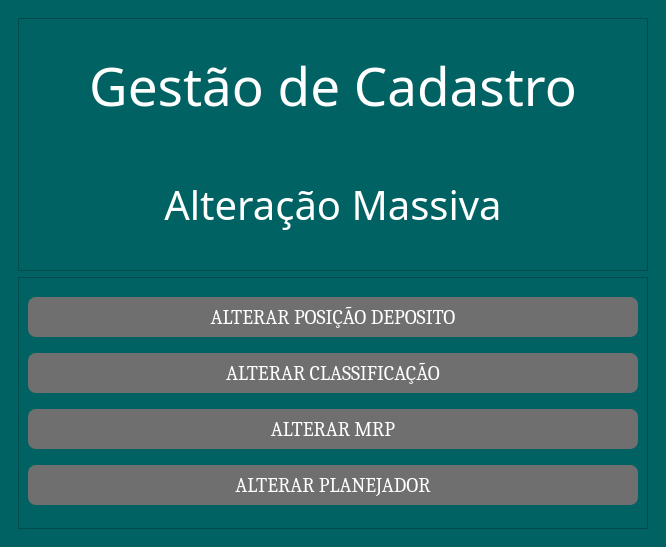
<?xml version="1.0" encoding="UTF-8"?>
<ui version="4.0">
 <class>MainWindow</class>
 <widget class="QMainWindow" name="MainWindow">
  <property name="geometry">
   <rect>
    <x>0</x>
    <y>0</y>
    <width>666</width>
    <height>547</height>
   </rect>
  </property>
  <property name="windowTitle">
   <string>MainWindow</string>
  </property>
  <property name="styleSheet">
   <string notr="true">background-color: rgb(0, 98, 98);
border-color: rgb(194, 194, 194);
</string>
  </property>
  <widget class="QWidget" name="centralwidget">
   <layout class="QVBoxLayout" name="verticalLayout_9">
    <item>
     <widget class="QStackedWidget" name="Pages">
      <property name="styleSheet">
       <string notr="true">QPushButton:hover{
	background-color:rgb(209, 209, 209);
}

QPushButton{
	background-color:rgb(111, 111, 111);
	color: rgb(255, 255, 255);
	border-color: rgb(0, 98, 98);
	border-radius: 8px
}
</string>
      </property>
      <property name="currentIndex">
       <number>0</number>
      </property>
      <widget class="QWidget" name="pd_home">
       <layout class="QVBoxLayout" name="verticalLayout_6">
        <item>
         <widget class="QFrame" name="frame_4">
          <property name="whatsThis">
           <string>&lt;html&gt;&lt;head/&gt;&lt;body&gt;&lt;p&gt;&lt;br/&gt;&lt;/p&gt;&lt;/body&gt;&lt;/html&gt;</string>
          </property>
          <property name="styleSheet">
           <string notr="true">QLabel{
	
	color: rgb(255, 255, 255);

}</string>
          </property>
          <property name="frameShape">
           <enum>QFrame::StyledPanel</enum>
          </property>
          <property name="frameShadow">
           <enum>QFrame::Raised</enum>
          </property>
          <layout class="QVBoxLayout" name="verticalLayout_7">
           <item>
            <widget class="QLabel" name="lb_home_gc">
             <property name="font">
              <font>
               <family>Stencil</family>
               <pointsize>40</pointsize>
              </font>
             </property>
             <property name="layoutDirection">
              <enum>Qt::LeftToRight</enum>
             </property>
             <property name="text">
              <string>Gestão de Cadastro</string>
             </property>
             <property name="alignment">
              <set>Qt::AlignCenter</set>
             </property>
            </widget>
           </item>
           <item>
            <widget class="QLabel" name="lb_home_alt">
             <property name="font">
              <font>
               <family>Stencil</family>
               <pointsize>30</pointsize>
              </font>
             </property>
             <property name="text">
              <string>Alteração Massiva</string>
             </property>
             <property name="alignment">
              <set>Qt::AlignCenter</set>
             </property>
            </widget>
           </item>
          </layout>
         </widget>
        </item>
        <item>
         <widget class="QFrame" name="frame_5">
          <property name="frameShape">
           <enum>QFrame::StyledPanel</enum>
          </property>
          <property name="frameShadow">
           <enum>QFrame::Raised</enum>
          </property>
          <layout class="QVBoxLayout" name="verticalLayout_8">
           <item>
            <widget class="QPushButton" name="btn_home_altdp">
             <property name="minimumSize">
              <size>
               <width>0</width>
               <height>40</height>
              </size>
             </property>
             <property name="font">
              <font>
               <family>Cambria</family>
               <pointsize>15</pointsize>
              </font>
             </property>
             <property name="text">
              <string>ALTERAR POSIÇÃO DEPOSITO</string>
             </property>
            </widget>
           </item>
           <item>
            <widget class="QPushButton" name="btn_home_altdp_3">
             <property name="minimumSize">
              <size>
               <width>0</width>
               <height>40</height>
              </size>
             </property>
             <property name="font">
              <font>
               <family>Cambria</family>
               <pointsize>15</pointsize>
              </font>
             </property>
             <property name="text">
              <string>ALTERAR CLASSIFICAÇÃO</string>
             </property>
            </widget>
           </item>
           <item>
            <widget class="QPushButton" name="btn_home_altdp_4">
             <property name="minimumSize">
              <size>
               <width>0</width>
               <height>40</height>
              </size>
             </property>
             <property name="font">
              <font>
               <family>Cambria</family>
               <pointsize>15</pointsize>
              </font>
             </property>
             <property name="text">
              <string>ALTERAR MRP</string>
             </property>
            </widget>
           </item>
           <item>
            <widget class="QPushButton" name="btn_home_altdp_2">
             <property name="minimumSize">
              <size>
               <width>0</width>
               <height>40</height>
              </size>
             </property>
             <property name="font">
              <font>
               <family>Cambria</family>
               <pointsize>15</pointsize>
              </font>
             </property>
             <property name="text">
              <string>ALTERAR PLANEJADOR</string>
             </property>
            </widget>
           </item>
          </layout>
         </widget>
        </item>
       </layout>
      </widget>
      <widget class="QWidget" name="pg_alt_dep">
       <layout class="QVBoxLayout" name="verticalLayout_3">
        <item>
         <widget class="QFrame" name="frame">
          <property name="minimumSize">
           <size>
            <width>630</width>
            <height>200</height>
           </size>
          </property>
          <property name="maximumSize">
           <size>
            <width>16777215</width>
            <height>16777215</height>
           </size>
          </property>
          <property name="styleSheet">
           <string notr="true">QFrame#frame{
	border: 1px solid rgb(255, 255, 255);
}</string>
          </property>
          <property name="frameShape">
           <enum>QFrame::StyledPanel</enum>
          </property>
          <property name="frameShadow">
           <enum>QFrame::Raised</enum>
          </property>
          <layout class="QHBoxLayout" name="horizontalLayout_2">
           <item>
            <widget class="QFrame" name="frame_2">
             <property name="minimumSize">
              <size>
               <width>0</width>
               <height>0</height>
              </size>
             </property>
             <property name="maximumSize">
              <size>
               <width>16777215</width>
               <height>16777215</height>
              </size>
             </property>
             <property name="styleSheet">
              <string notr="true">QLineEdit{
	
	background-color: rgb(255, 255, 255);
	border-color:rgb(0, 0, 108);
	border-radius: 10px;
	font: 75 10pt &quot;Cambria&quot;;
	color: rgb(0, 0, 0);
	border: 2px solid rgb(170, 255, 255);
}

QFrame{
	border: 1px solid rgb(255, 255, 255);
}

</string>
             </property>
             <property name="frameShape">
              <enum>QFrame::StyledPanel</enum>
             </property>
             <property name="frameShadow">
              <enum>QFrame::Raised</enum>
             </property>
             <layout class="QVBoxLayout" name="verticalLayout">
              <item>
               <widget class="QLineEdit" name="txt_altdpe_sku">
                <property name="minimumSize">
                 <size>
                  <width>0</width>
                  <height>30</height>
                 </size>
                </property>
                <property name="font">
                 <font>
                  <family>Cambria</family>
                  <pointsize>10</pointsize>
                  <weight>9</weight>
                  <italic>false</italic>
                  <bold>false</bold>
                 </font>
                </property>
                <property name="styleSheet">
                 <string notr="true"/>
                </property>
                <property name="alignment">
                 <set>Qt::AlignCenter</set>
                </property>
                <property name="placeholderText">
                 <string>SKU</string>
                </property>
               </widget>
              </item>
              <item>
               <widget class="QLineEdit" name="txt_altdpe_centro">
                <property name="minimumSize">
                 <size>
                  <width>0</width>
                  <height>30</height>
                 </size>
                </property>
                <property name="font">
                 <font>
                  <family>Cambria</family>
                  <pointsize>10</pointsize>
                  <weight>9</weight>
                  <italic>false</italic>
                  <bold>false</bold>
                 </font>
                </property>
                <property name="styleSheet">
                 <string notr="true"/>
                </property>
                <property name="alignment">
                 <set>Qt::AlignCenter</set>
                </property>
                <property name="placeholderText">
                 <string>CENTRO</string>
                </property>
               </widget>
              </item>
              <item>
               <widget class="QLineEdit" name="txt_altdpe_deposito">
                <property name="minimumSize">
                 <size>
                  <width>0</width>
                  <height>30</height>
                 </size>
                </property>
                <property name="styleSheet">
                 <string notr="true"/>
                </property>
                <property name="alignment">
                 <set>Qt::AlignCenter</set>
                </property>
                <property name="placeholderText">
                 <string>DEPÓSITO</string>
                </property>
               </widget>
              </item>
              <item>
               <widget class="QLineEdit" name="txt_altdpe_local">
                <property name="minimumSize">
                 <size>
                  <width>0</width>
                  <height>30</height>
                 </size>
                </property>
                <property name="font">
                 <font>
                  <family>Cambria</family>
                  <pointsize>10</pointsize>
                  <weight>9</weight>
                  <italic>false</italic>
                  <bold>false</bold>
                 </font>
                </property>
                <property name="styleSheet">
                 <string notr="true"/>
                </property>
                <property name="alignment">
                 <set>Qt::AlignCenter</set>
                </property>
                <property name="placeholderText">
                 <string>NOVA LOCALIZAÇÃO</string>
                </property>
               </widget>
              </item>
             </layout>
            </widget>
           </item>
           <item>
            <widget class="QFrame" name="frame_7">
             <property name="styleSheet">
              <string notr="true">QFrame#frame_7{
	border: 1px solid rgb(255, 255, 255);
}
QFrame#frame_10{
	border: 1px solid rgb(255, 255, 255);
}


</string>
             </property>
             <property name="frameShape">
              <enum>QFrame::StyledPanel</enum>
             </property>
             <property name="frameShadow">
              <enum>QFrame::Raised</enum>
             </property>
             <layout class="QHBoxLayout" name="horizontalLayout_3">
              <item>
               <widget class="QFrame" name="frame_3">
                <property name="minimumSize">
                 <size>
                  <width>0</width>
                  <height>0</height>
                 </size>
                </property>
                <property name="maximumSize">
                 <size>
                  <width>16777215</width>
                  <height>16777215</height>
                 </size>
                </property>
                <property name="styleSheet">
                 <string notr="true">QLineEdit{
	
	background-color: rgb(255, 255, 255);
	border-color:rgb(0, 0, 108);
	border-radius: 10px;
	font: 75 10pt &quot;Cambria&quot;;
	color: rgb(0, 0, 0);
	border: 2px solid rgb(170, 255, 255);
}

QPushButton:hover#btn_altdpe_alterar{
	background-color:rgb(0, 130, 0);
}

QPushButton#btn_altdpe_alterar{
	background-color: rgb(0, 195, 0);
	color: rgb(255, 255, 255);
	border-color: rgb(0, 98, 98);
	border-radius: 10px
}

QPushButton:hover#btn_altdpe_lista{
	background-color:rgb(127, 127, 63);
}
QPushButton#btn_altdpe_lista{
	background-color:rgb(166, 166, 82);
	color: rgb(255, 255, 255);
	border-color: rgb(0, 98, 98);
	border-radius: 10px
}


</string>
                </property>
                <property name="frameShape">
                 <enum>QFrame::StyledPanel</enum>
                </property>
                <property name="frameShadow">
                 <enum>QFrame::Raised</enum>
                </property>
                <layout class="QVBoxLayout" name="verticalLayout_5">
                 <item alignment="Qt::AlignHCenter">
                  <widget class="QPushButton" name="btn_altdpe_alterar">
                   <property name="minimumSize">
                    <size>
                     <width>142</width>
                     <height>40</height>
                    </size>
                   </property>
                   <property name="maximumSize">
                    <size>
                     <width>142</width>
                     <height>40</height>
                    </size>
                   </property>
                   <property name="font">
                    <font>
                     <family>Calibri</family>
                     <pointsize>11</pointsize>
                     <weight>75</weight>
                     <bold>true</bold>
                    </font>
                   </property>
                   <property name="styleSheet">
                    <string notr="true"/>
                   </property>
                   <property name="text">
                    <string>ALTERAR SAP</string>
                   </property>
                  </widget>
                 </item>
                 <item alignment="Qt::AlignHCenter">
                  <widget class="QPushButton" name="btn_altdpe_lista">
                   <property name="minimumSize">
                    <size>
                     <width>142</width>
                     <height>40</height>
                    </size>
                   </property>
                   <property name="maximumSize">
                    <size>
                     <width>142</width>
                     <height>40</height>
                    </size>
                   </property>
                   <property name="font">
                    <font>
                     <family>Calibri</family>
                     <pointsize>11</pointsize>
                     <weight>75</weight>
                     <italic>false</italic>
                     <bold>true</bold>
                    </font>
                   </property>
                   <property name="styleSheet">
                    <string notr="true"/>
                   </property>
                   <property name="text">
                    <string>INCLUIR ITEM LISTA</string>
                   </property>
                  </widget>
                 </item>
                 <item>
                  <widget class="QLineEdit" name="txt_altdpe_se">
                   <property name="minimumSize">
                    <size>
                     <width>0</width>
                     <height>30</height>
                    </size>
                   </property>
                   <property name="font">
                    <font>
                     <family>Cambria</family>
                     <pointsize>10</pointsize>
                     <weight>9</weight>
                     <italic>false</italic>
                     <bold>false</bold>
                    </font>
                   </property>
                   <property name="styleSheet">
                    <string notr="true"/>
                   </property>
                   <property name="alignment">
                    <set>Qt::AlignCenter</set>
                   </property>
                   <property name="placeholderText">
                    <string>N° SE</string>
                   </property>
                  </widget>
                 </item>
                 <item alignment="Qt::AlignHCenter">
                  <widget class="QCheckBox" name="check_altdpe_alterar">
                   <property name="minimumSize">
                    <size>
                     <width>14</width>
                     <height>0</height>
                    </size>
                   </property>
                   <property name="maximumSize">
                    <size>
                     <width>16777215</width>
                     <height>16777215</height>
                    </size>
                   </property>
                   <property name="font">
                    <font>
                     <family>Cambria</family>
                     <pointsize>12</pointsize>
                     <weight>75</weight>
                     <bold>true</bold>
                    </font>
                   </property>
                   <property name="styleSheet">
                    <string notr="true">
color: rgb(255, 255, 255);
</string>
                   </property>
                   <property name="text">
                    <string>ALTERAÇÃO MASSA</string>
                   </property>
                  </widget>
                 </item>
                </layout>
               </widget>
              </item>
              <item>
               <widget class="QFrame" name="frame_10">
                <property name="minimumSize">
                 <size>
                  <width>0</width>
                  <height>0</height>
                 </size>
                </property>
                <property name="maximumSize">
                 <size>
                  <width>16777215</width>
                  <height>16777215</height>
                 </size>
                </property>
                <property name="styleSheet">
                 <string notr="true">
QPushButton#btn_altdpe_excluir_linha{
	background-color: rgb(255, 85, 0);
	color: rgb(255, 255, 255);
	border-color: rgb(0, 98, 98);
	border-radius: 5px

}

QPushButton:hover#btn_altdpe_excluir_linha{
	background-color:rgb(173, 57, 0);
}

QPushButton#btn_altdpe_limpar_list{
	background-color: rgb(255, 0, 0);
	color: rgb(255, 255, 255);
	border-color: rgb(0, 98, 98);
	border-radius: 5px
}

QPushButton:hover#btn_altdpe_limpar_list{
	background-color:rgb(144, 0, 0);
}


QPushButton:hover#btn_altdpe_exp_excel{
	background-color:rgb(0, 0, 127);
}

QPushButton#btn_altdpe_exp_excel{
	background-color:rgb(0, 0, 255);
	color: rgb(255, 255, 255);
	border-color: rgb(0, 98, 98);
	border-radius: 5px
}

QPushButton:hover#btn_altdpe_imp_excel{
	background-color:rgb(0, 0, 127);
}

QPushButton#btn_altdpe_imp_excel{
	background-color:rgb(0, 0, 255);
	color: rgb(255, 255, 255);
	border-color: rgb(0, 98, 98);
	border-radius: 5px
}</string>
                </property>
                <property name="frameShape">
                 <enum>QFrame::StyledPanel</enum>
                </property>
                <property name="frameShadow">
                 <enum>QFrame::Raised</enum>
                </property>
                <layout class="QVBoxLayout" name="verticalLayout_4">
                 <item alignment="Qt::AlignHCenter">
                  <widget class="QPushButton" name="btn_altdpe_limpar_list">
                   <property name="minimumSize">
                    <size>
                     <width>140</width>
                     <height>30</height>
                    </size>
                   </property>
                   <property name="maximumSize">
                    <size>
                     <width>140</width>
                     <height>30</height>
                    </size>
                   </property>
                   <property name="font">
                    <font>
                     <family>Calibri</family>
                     <pointsize>11</pointsize>
                     <weight>75</weight>
                     <italic>false</italic>
                     <bold>true</bold>
                    </font>
                   </property>
                   <property name="styleSheet">
                    <string notr="true"/>
                   </property>
                   <property name="text">
                    <string>LIMPAR LISTA</string>
                   </property>
                  </widget>
                 </item>
                 <item alignment="Qt::AlignHCenter">
                  <widget class="QPushButton" name="btn_altdpe_excluir_linha">
                   <property name="minimumSize">
                    <size>
                     <width>140</width>
                     <height>30</height>
                    </size>
                   </property>
                   <property name="maximumSize">
                    <size>
                     <width>140</width>
                     <height>30</height>
                    </size>
                   </property>
                   <property name="font">
                    <font>
                     <family>Calibri</family>
                     <pointsize>11</pointsize>
                     <weight>75</weight>
                     <italic>false</italic>
                     <bold>true</bold>
                    </font>
                   </property>
                   <property name="styleSheet">
                    <string notr="true"/>
                   </property>
                   <property name="text">
                    <string>EXCLUIR LINHA</string>
                   </property>
                  </widget>
                 </item>
                 <item alignment="Qt::AlignHCenter">
                  <widget class="QPushButton" name="btn_altdpe_imp_excel">
                   <property name="minimumSize">
                    <size>
                     <width>140</width>
                     <height>30</height>
                    </size>
                   </property>
                   <property name="maximumSize">
                    <size>
                     <width>140</width>
                     <height>30</height>
                    </size>
                   </property>
                   <property name="font">
                    <font>
                     <family>Calibri</family>
                     <pointsize>11</pointsize>
                     <weight>75</weight>
                     <italic>false</italic>
                     <bold>true</bold>
                    </font>
                   </property>
                   <property name="toolTip">
                    <string>&lt;html&gt;&lt;head/&gt;&lt;body&gt;&lt;p&gt;&lt;span style=&quot; font-weight:400;&quot;&gt;Utilizar está opção para carregar uma lista em excel.&lt;/span&gt;&lt;/p&gt;&lt;/body&gt;&lt;/html&gt;</string>
                   </property>
                   <property name="whatsThis">
                    <string>&lt;html&gt;&lt;head/&gt;&lt;body&gt;&lt;p&gt;&lt;br/&gt;&lt;/p&gt;&lt;/body&gt;&lt;/html&gt;</string>
                   </property>
                   <property name="layoutDirection">
                    <enum>Qt::LeftToRight</enum>
                   </property>
                   <property name="styleSheet">
                    <string notr="true"/>
                   </property>
                   <property name="text">
                    <string>IMPORTAR EXCEL</string>
                   </property>
                  </widget>
                 </item>
                 <item alignment="Qt::AlignHCenter">
                  <widget class="QPushButton" name="btn_altdpe_exp_excel">
                   <property name="minimumSize">
                    <size>
                     <width>140</width>
                     <height>30</height>
                    </size>
                   </property>
                   <property name="maximumSize">
                    <size>
                     <width>140</width>
                     <height>30</height>
                    </size>
                   </property>
                   <property name="font">
                    <font>
                     <family>Calibri</family>
                     <pointsize>11</pointsize>
                     <weight>75</weight>
                     <italic>false</italic>
                     <bold>true</bold>
                    </font>
                   </property>
                   <property name="toolTip">
                    <string>&lt;html&gt;&lt;head/&gt;&lt;body&gt;&lt;p&gt;&lt;span style=&quot; font-weight:400;&quot;&gt;Utilizar está opção para gerar um arquivo em excel das alterações realizadas.&lt;/span&gt;&lt;/p&gt;&lt;/body&gt;&lt;/html&gt;</string>
                   </property>
                   <property name="layoutDirection">
                    <enum>Qt::LeftToRight</enum>
                   </property>
                   <property name="styleSheet">
                    <string notr="true"/>
                   </property>
                   <property name="text">
                    <string>EXPORTAR EXCEL</string>
                   </property>
                  </widget>
                 </item>
                </layout>
               </widget>
              </item>
             </layout>
            </widget>
           </item>
          </layout>
         </widget>
        </item>
        <item>
         <widget class="QFrame" name="frame_6">
          <property name="minimumSize">
           <size>
            <width>630</width>
            <height>305</height>
           </size>
          </property>
          <property name="styleSheet">
           <string notr="true">QFrame#frame_6{
	border: 1px solid rgb(255, 255, 255);
}
</string>
          </property>
          <property name="frameShape">
           <enum>QFrame::StyledPanel</enum>
          </property>
          <property name="frameShadow">
           <enum>QFrame::Raised</enum>
          </property>
          <layout class="QVBoxLayout" name="verticalLayout_2">
           <item alignment="Qt::AlignHCenter">
            <widget class="QLabel" name="label_altdpe">
             <property name="font">
              <font>
               <family>Cambria</family>
               <pointsize>14</pointsize>
               <weight>75</weight>
               <italic>false</italic>
               <bold>true</bold>
              </font>
             </property>
             <property name="layoutDirection">
              <enum>Qt::RightToLeft</enum>
             </property>
             <property name="styleSheet">
              <string notr="true">color: rgb(255, 255, 255);

</string>
             </property>
             <property name="text">
              <string>Lista para Alteração em Massa</string>
             </property>
             <property name="alignment">
              <set>Qt::AlignLeading|Qt::AlignLeft|Qt::AlignVCenter</set>
             </property>
            </widget>
           </item>
           <item>
            <widget class="QTableWidget" name="tb_alt_massa_altdpe">
             <property name="font">
              <font>
               <family>Cambria</family>
               <pointsize>11</pointsize>
               <weight>75</weight>
               <bold>true</bold>
               <stylestrategy>PreferDefault</stylestrategy>
              </font>
             </property>
             <property name="layoutDirection">
              <enum>Qt::LeftToRight</enum>
             </property>
             <property name="autoFillBackground">
              <bool>false</bool>
             </property>
             <property name="styleSheet">
              <string notr="true">QHeaderView::section{
	background-color:rgb(0, 76, 76);
	color: rgb(255, 255, 255);
	font: 75 11pt &quot;Cambria&quot;;
}


QTableWidget{
	
	background-color: rgb(221, 221, 221);
}
</string>
             </property>
             <property name="verticalScrollBarPolicy">
              <enum>Qt::ScrollBarAsNeeded</enum>
             </property>
             <property name="horizontalScrollBarPolicy">
              <enum>Qt::ScrollBarAsNeeded</enum>
             </property>
             <property name="sizeAdjustPolicy">
              <enum>QAbstractScrollArea::AdjustIgnored</enum>
             </property>
             <property name="autoScroll">
              <bool>true</bool>
             </property>
             <property name="autoScrollMargin">
              <number>21</number>
             </property>
             <property name="alternatingRowColors">
              <bool>false</bool>
             </property>
             <property name="selectionMode">
              <enum>QAbstractItemView::ExtendedSelection</enum>
             </property>
             <property name="gridStyle">
              <enum>Qt::SolidLine</enum>
             </property>
             <property name="sortingEnabled">
              <bool>false</bool>
             </property>
             <property name="rowCount">
              <number>0</number>
             </property>
             <attribute name="horizontalHeaderVisible">
              <bool>false</bool>
             </attribute>
             <attribute name="horizontalHeaderCascadingSectionResizes">
              <bool>false</bool>
             </attribute>
             <attribute name="horizontalHeaderDefaultSectionSize">
              <number>150</number>
             </attribute>
             <attribute name="horizontalHeaderHighlightSections">
              <bool>true</bool>
             </attribute>
             <attribute name="horizontalHeaderShowSortIndicator" stdset="0">
              <bool>false</bool>
             </attribute>
             <attribute name="horizontalHeaderStretchLastSection">
              <bool>false</bool>
             </attribute>
             <attribute name="verticalHeaderCascadingSectionResizes">
              <bool>false</bool>
             </attribute>
             <column>
              <property name="text">
               <string>SKU</string>
              </property>
             </column>
             <column>
              <property name="text">
               <string>CENTRO</string>
              </property>
             </column>
             <column>
              <property name="text">
               <string>DEPÓSITO</string>
              </property>
             </column>
             <column>
              <property name="text">
               <string>NOVA LOCALIZAÇÃO</string>
              </property>
             </column>
             <column>
              <property name="text">
               <string>LOCAL ANTIGO</string>
              </property>
             </column>
             <column>
              <property name="text">
               <string>STATUS</string>
              </property>
             </column>
             <column>
              <property name="text">
               <string>ERRO</string>
              </property>
             </column>
            </widget>
           </item>
           <item>
            <widget class="QProgressBar" name="prog_bar_pos_altdpe">
             <property name="maximumSize">
              <size>
               <width>16777215</width>
               <height>22</height>
              </size>
             </property>
             <property name="font">
              <font>
               <family>Cambria</family>
               <pointsize>12</pointsize>
               <weight>75</weight>
               <bold>true</bold>
              </font>
             </property>
             <property name="styleSheet">
              <string notr="true">background-color: rgb(112, 112, 112);
color: rgb(255, 255, 255);</string>
             </property>
             <property name="value">
              <number>24</number>
             </property>
             <property name="alignment">
              <set>Qt::AlignCenter</set>
             </property>
             <property name="orientation">
              <enum>Qt::Horizontal</enum>
             </property>
            </widget>
           </item>
          </layout>
         </widget>
        </item>
       </layout>
      </widget>
     </widget>
    </item>
   </layout>
  </widget>
 </widget>
 <resources/>
 <connections/>
</ui>
